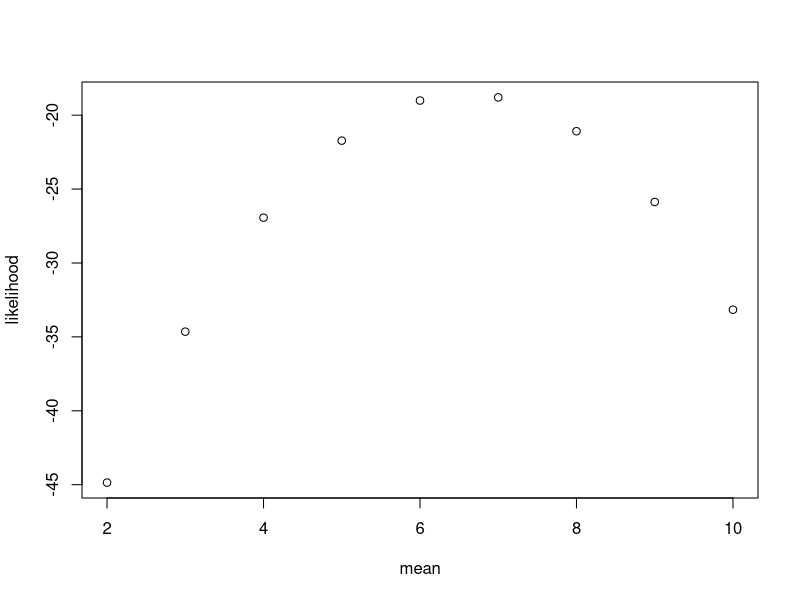

The R script that drew this image:
rm(list=ls())



# Loglik-Function
# Formate

# arg_opt:  Charakter Vektor,   Bezeichnung der Parameter von denen die Funktion abhängen soll
# family:   Charakter Vektor,   Name der Familie
# data:     Numerischer Vektor, Datenreihe
# fixed:    banamte Liste,      Namen und fixierte Werte für die übringen Parameter
#                               Arg_opt und fixed sind disjunkt und ergeben zusammen ALLE paramter der Familie
# data:     Numerischer Vektor, Datenreihe
# log:      Boolean (T/F),      Does the log argument exist when calling the distribuition function of the family
# lower:    Numerischer Vektor, Lower Boundaries for paramters in arg_opt   (same order!)
# upper:    Numerischer Vektor, Upper Boundaries for paramters in arg_opt   (same order!)


loglik <- function(arg_opt, family, data, fixed=list(), log, lower, upper) { #NEW: fixed=list() default
  
  if(length(arg_opt)==0) warning('loglik does not depend on parameters.')
  
  
  arguments <- list(x=data) #NEW: arg_opt wird erst in likelihood in die Liste eingefügt
  
  # check wheter log-distribution function is directly available for distribution
  if(log==T)
    arguments$log <- T
  # add fixed parameter values of distribution to list
  if(length(fixed)>0) {
    arguments <- c(arguments, fixed)
  }
  
  
  # define loglikelihood function 
  likelihood <- function(params) {
    
    #NEW: Check boundaries
    if(any(params-lower<0) | any(upper-params<0))
      stop('Parameters are outside the boundaries.') #Alternativ hier einen Penalty einbauen
    
    #NEW: length arg_opt = length params
    if(length(params)!=length(arg_opt))
      stop('Incorrect number of arguments')
    
    #Add params with names of parameters to arguments list
    for(i in 1:length(params)){
      arguments[[arg_opt[i]]] <- params[i]
    }
    
    summands <- do.call(paste('d', family, sep=''), args=arguments)
    if(any(is.na(summands)))
      stop('In Log-Likelihood-Function NA occured.')
    
    # log values if not log so far
        if(!log) {
      summands <- log(summands)
      warning('Could be numerically instable.')
    } 
    loglik_value <- sum(summands)
    return(loglik_value)
  }
  return(likelihood)
}


#Testbeispiel

arg_opt <- c("mean")
family <- "norm"
data <- rnorm(10, mean = 7, sd=2)
fixed <- list(sd=2)
log = TRUE
lower <- 2
upper <- 10

out <- loglik(arg_opt = arg_opt, family = family, data = data, fixed = fixed,
              log = log, lower = lower, upper = upper)

test <- NULL
for(i in 1:9) {
  test[i] <- out(i+1)
}
plot(2:10,test, xlab = "mean", ylab = "likelihood")
out(7)